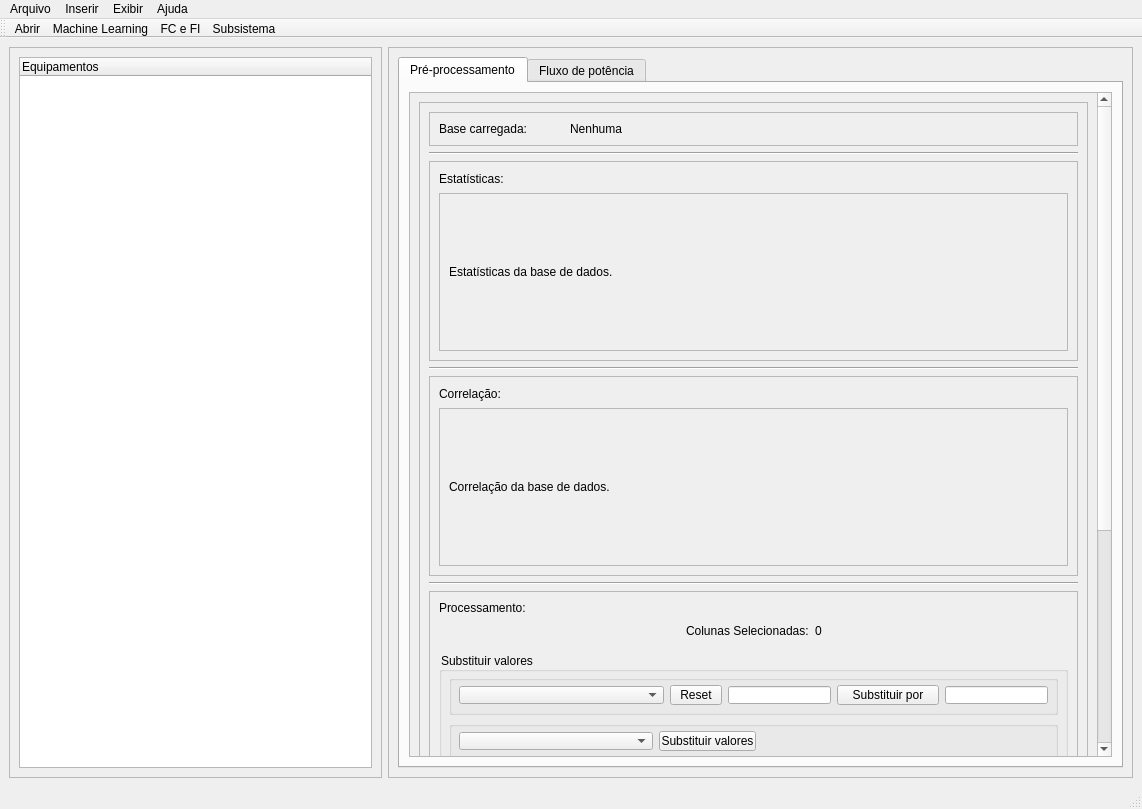
<?xml version="1.0" encoding="UTF-8"?>
<ui version="4.0">
 <class>MainWindow</class>
 <widget class="QMainWindow" name="MainWindow">
  <property name="geometry">
   <rect>
    <x>0</x>
    <y>0</y>
    <width>1142</width>
    <height>809</height>
   </rect>
  </property>
  <property name="windowTitle">
   <string>MainWindow</string>
  </property>
  <property name="styleSheet">
   <string notr="true">QWidget {  margin:0;padding:0;};
QMainWindow{margin:0;padding:0;}</string>
  </property>
  <widget class="QWidget" name="centralwidget">
   <property name="styleSheet">
    <string notr="true"/>
   </property>
   <layout class="QHBoxLayout" name="horizontalLayout" stretch="1,2">
    <item>
     <widget class="QScrollArea" name="scrollArea">
      <property name="maximumSize">
       <size>
        <width>16777215</width>
        <height>16777215</height>
       </size>
      </property>
      <property name="styleSheet">
       <string notr="true"/>
      </property>
      <property name="frameShape">
       <enum>QFrame::StyledPanel</enum>
      </property>
      <property name="frameShadow">
       <enum>QFrame::Sunken</enum>
      </property>
      <property name="sizeAdjustPolicy">
       <enum>QAbstractScrollArea::AdjustIgnored</enum>
      </property>
      <property name="widgetResizable">
       <bool>true</bool>
      </property>
      <widget class="QWidget" name="scrollAreaWidgetContents">
       <property name="geometry">
        <rect>
         <x>0</x>
         <y>0</y>
         <width>371</width>
         <height>719</height>
        </rect>
       </property>
       <layout class="QVBoxLayout" name="verticalLayout">
        <item>
         <widget class="QTreeWidget" name="eq_treewidget">
          <attribute name="headerVisible">
           <bool>true</bool>
          </attribute>
          <attribute name="headerCascadingSectionResizes">
           <bool>false</bool>
          </attribute>
          <column>
           <property name="text">
            <string notr="true">Equipamentos</string>
           </property>
          </column>
         </widget>
        </item>
       </layout>
      </widget>
     </widget>
    </item>
    <item>
     <widget class="QScrollArea" name="scrollArea_2">
      <property name="styleSheet">
       <string notr="true"/>
      </property>
      <property name="widgetResizable">
       <bool>true</bool>
      </property>
      <widget class="QWidget" name="scrollAreaWidgetContents_2">
       <property name="geometry">
        <rect>
         <x>0</x>
         <y>0</y>
         <width>743</width>
         <height>719</height>
        </rect>
       </property>
       <layout class="QGridLayout" name="gridLayout">
        <item row="0" column="1">
         <widget class="QTabWidget" name="tabWidget">
          <property name="styleSheet">
           <string notr="true"/>
          </property>
          <property name="currentIndex">
           <number>0</number>
          </property>
          <widget class="QWidget" name="tab">
           <attribute name="title">
            <string>Pré-processamento</string>
           </attribute>
           <layout class="QVBoxLayout" name="verticalLayout_2">
            <item>
             <widget class="QScrollArea" name="scrollArea_5">
              <property name="styleSheet">
               <string notr="true"/>
              </property>
              <property name="widgetResizable">
               <bool>true</bool>
              </property>
              <widget class="QWidget" name="scrollAreaWidgetContents_6">
               <property name="geometry">
                <rect>
                 <x>0</x>
                 <y>-350</y>
                 <width>682</width>
                 <height>1037</height>
                </rect>
               </property>
               <layout class="QVBoxLayout" name="verticalLayout_6">
                <item>
                 <widget class="QFrame" name="frame">
                  <property name="frameShape">
                   <enum>QFrame::StyledPanel</enum>
                  </property>
                  <property name="frameShadow">
                   <enum>QFrame::Raised</enum>
                  </property>
                  <layout class="QVBoxLayout" name="verticalLayout_3" stretch="0,0,10,0,10,0,0,0">
                   <item>
                    <widget class="QFrame" name="frame_2">
                     <property name="baseSize">
                      <size>
                       <width>0</width>
                       <height>0</height>
                      </size>
                     </property>
                     <property name="frameShape">
                      <enum>QFrame::StyledPanel</enum>
                     </property>
                     <property name="frameShadow">
                      <enum>QFrame::Raised</enum>
                     </property>
                     <layout class="QHBoxLayout" name="horizontalLayout_2" stretch="1,4">
                      <item>
                       <widget class="QLabel" name="label">
                        <property name="text">
                         <string>Base carregada:</string>
                        </property>
                       </widget>
                      </item>
                      <item>
                       <widget class="QLabel" name="name_base_label">
                        <property name="text">
                         <string>Nenhuma</string>
                        </property>
                       </widget>
                      </item>
                     </layout>
                    </widget>
                   </item>
                   <item>
                    <widget class="Line" name="line">
                     <property name="orientation">
                      <enum>Qt::Horizontal</enum>
                     </property>
                    </widget>
                   </item>
                   <item>
                    <widget class="QFrame" name="frame_6">
                     <property name="minimumSize">
                      <size>
                       <width>0</width>
                       <height>200</height>
                      </size>
                     </property>
                     <property name="frameShape">
                      <enum>QFrame::StyledPanel</enum>
                     </property>
                     <property name="frameShadow">
                      <enum>QFrame::Raised</enum>
                     </property>
                     <layout class="QVBoxLayout" name="verticalLayout_4" stretch="1,10">
                      <item>
                       <widget class="QLabel" name="label_3">
                        <property name="text">
                         <string>Estatísticas:</string>
                        </property>
                       </widget>
                      </item>
                      <item>
                       <widget class="QScrollArea" name="scrollArea_3">
                        <property name="sizePolicy">
                         <sizepolicy hsizetype="Expanding" vsizetype="Expanding">
                          <horstretch>0</horstretch>
                          <verstretch>0</verstretch>
                         </sizepolicy>
                        </property>
                        <property name="widgetResizable">
                         <bool>true</bool>
                        </property>
                        <widget class="QWidget" name="scrollAreaWidgetContents_3">
                         <property name="geometry">
                          <rect>
                           <x>0</x>
                           <y>0</y>
                           <width>622</width>
                           <height>156</height>
                          </rect>
                         </property>
                         <layout class="QVBoxLayout" name="verticalLayout_9">
                          <item>
                           <widget class="QLabel" name="est_label">
                            <property name="text">
                             <string>Estatísticas da base de dados.</string>
                            </property>
                           </widget>
                          </item>
                         </layout>
                        </widget>
                       </widget>
                      </item>
                     </layout>
                    </widget>
                   </item>
                   <item>
                    <widget class="Line" name="line_2">
                     <property name="orientation">
                      <enum>Qt::Horizontal</enum>
                     </property>
                    </widget>
                   </item>
                   <item>
                    <widget class="QFrame" name="frame_5">
                     <property name="minimumSize">
                      <size>
                       <width>0</width>
                       <height>200</height>
                      </size>
                     </property>
                     <property name="frameShape">
                      <enum>QFrame::StyledPanel</enum>
                     </property>
                     <property name="frameShadow">
                      <enum>QFrame::Raised</enum>
                     </property>
                     <layout class="QVBoxLayout" name="verticalLayout_5" stretch="1,10">
                      <item>
                       <widget class="QLabel" name="label_4">
                        <property name="text">
                         <string>Correlação:</string>
                        </property>
                       </widget>
                      </item>
                      <item>
                       <widget class="QScrollArea" name="scrollArea_4">
                        <property name="sizePolicy">
                         <sizepolicy hsizetype="Expanding" vsizetype="Expanding">
                          <horstretch>0</horstretch>
                          <verstretch>0</verstretch>
                         </sizepolicy>
                        </property>
                        <property name="widgetResizable">
                         <bool>true</bool>
                        </property>
                        <widget class="QWidget" name="scrollAreaWidgetContents_4">
                         <property name="geometry">
                          <rect>
                           <x>0</x>
                           <y>0</y>
                           <width>622</width>
                           <height>156</height>
                          </rect>
                         </property>
                         <layout class="QVBoxLayout" name="verticalLayout_10">
                          <item>
                           <widget class="QLabel" name="corr_label">
                            <property name="text">
                             <string>Correlação da base de dados.</string>
                            </property>
                           </widget>
                          </item>
                         </layout>
                        </widget>
                       </widget>
                      </item>
                     </layout>
                    </widget>
                   </item>
                   <item>
                    <widget class="Line" name="line_3">
                     <property name="orientation">
                      <enum>Qt::Horizontal</enum>
                     </property>
                    </widget>
                   </item>
                   <item>
                    <widget class="QFrame" name="frame_3">
                     <property name="frameShape">
                      <enum>QFrame::StyledPanel</enum>
                     </property>
                     <property name="frameShadow">
                      <enum>QFrame::Raised</enum>
                     </property>
                     <layout class="QVBoxLayout" name="verticalLayout_8">
                      <property name="spacing">
                       <number>6</number>
                      </property>
                      <item>
                       <widget class="QLabel" name="label_5">
                        <property name="text">
                         <string>Processamento:</string>
                        </property>
                       </widget>
                      </item>
                      <item>
                       <layout class="QHBoxLayout" name="horizontalLayout_9">
                        <item>
                         <spacer name="horizontalSpacer_12">
                          <property name="orientation">
                           <enum>Qt::Horizontal</enum>
                          </property>
                          <property name="sizeHint" stdset="0">
                           <size>
                            <width>40</width>
                            <height>20</height>
                           </size>
                          </property>
                         </spacer>
                        </item>
                        <item>
                         <widget class="QLabel" name="label_2">
                          <property name="text">
                           <string>Colunas Selecionadas:</string>
                          </property>
                         </widget>
                        </item>
                        <item>
                         <widget class="QLabel" name="col_label">
                          <property name="text">
                           <string>0</string>
                          </property>
                         </widget>
                        </item>
                        <item>
                         <spacer name="horizontalSpacer_13">
                          <property name="orientation">
                           <enum>Qt::Horizontal</enum>
                          </property>
                          <property name="sizeHint" stdset="0">
                           <size>
                            <width>40</width>
                            <height>20</height>
                           </size>
                          </property>
                         </spacer>
                        </item>
                       </layout>
                      </item>
                      <item>
                       <spacer name="verticalSpacer_2">
                        <property name="orientation">
                         <enum>Qt::Vertical</enum>
                        </property>
                        <property name="sizeType">
                         <enum>QSizePolicy::Fixed</enum>
                        </property>
                        <property name="sizeHint" stdset="0">
                         <size>
                          <width>20</width>
                          <height>5</height>
                         </size>
                        </property>
                       </spacer>
                      </item>
                      <item>
                       <widget class="QGroupBox" name="groupBox_6">
                        <property name="title">
                         <string>Substituir valores</string>
                        </property>
                        <layout class="QVBoxLayout" name="verticalLayout_7" stretch="1,0,0">
                         <property name="topMargin">
                          <number>22</number>
                         </property>
                         <item>
                          <spacer name="verticalSpacer_3">
                           <property name="orientation">
                            <enum>Qt::Vertical</enum>
                           </property>
                           <property name="sizeHint" stdset="0">
                            <size>
                             <width>20</width>
                             <height>40</height>
                            </size>
                           </property>
                          </spacer>
                         </item>
                         <item>
                          <widget class="QGroupBox" name="groupBox">
                           <property name="title">
                            <string/>
                           </property>
                           <layout class="QHBoxLayout" name="horizontalLayout_5" stretch="4,1,2,2,2">
                            <item>
                             <widget class="CheckableComboBox" name="sub_combobox"/>
                            </item>
                            <item>
                             <widget class="QPushButton" name="reset1">
                              <property name="minimumSize">
                               <size>
                                <width>0</width>
                                <height>20</height>
                               </size>
                              </property>
                              <property name="text">
                               <string>Reset</string>
                              </property>
                             </widget>
                            </item>
                            <item>
                             <widget class="QLineEdit" name="sub_lineEdit1"/>
                            </item>
                            <item>
                             <widget class="QPushButton" name="sub_button">
                              <property name="minimumSize">
                               <size>
                                <width>95</width>
                                <height>20</height>
                               </size>
                              </property>
                              <property name="baseSize">
                               <size>
                                <width>0</width>
                                <height>0</height>
                               </size>
                              </property>
                              <property name="text">
                               <string>Substituir por</string>
                              </property>
                             </widget>
                            </item>
                            <item>
                             <widget class="QLineEdit" name="sub_lineEdit2"/>
                            </item>
                           </layout>
                          </widget>
                         </item>
                         <item>
                          <widget class="QGroupBox" name="groupBox_4">
                           <property name="title">
                            <string/>
                           </property>
                           <layout class="QHBoxLayout" name="horizontalLayout_11" stretch="2,1,3">
                            <item>
                             <widget class="QComboBox" name="replace_combobox"/>
                            </item>
                            <item>
                             <widget class="QPushButton" name="replace_button">
                              <property name="minimumSize">
                               <size>
                                <width>95</width>
                                <height>20</height>
                               </size>
                              </property>
                              <property name="baseSize">
                               <size>
                                <width>0</width>
                                <height>0</height>
                               </size>
                              </property>
                              <property name="text">
                               <string>Substituir valores</string>
                              </property>
                             </widget>
                            </item>
                            <item>
                             <spacer name="horizontalSpacer_4">
                              <property name="orientation">
                               <enum>Qt::Horizontal</enum>
                              </property>
                              <property name="sizeHint" stdset="0">
                               <size>
                                <width>40</width>
                                <height>20</height>
                               </size>
                              </property>
                             </spacer>
                            </item>
                           </layout>
                          </widget>
                         </item>
                        </layout>
                       </widget>
                      </item>
                      <item>
                       <widget class="QGroupBox" name="groupBox_7">
                        <property name="title">
                         <string>Manipular colunas / linhas</string>
                        </property>
                        <layout class="QVBoxLayout" name="verticalLayout_11" stretch="2,0,0,0,0,0">
                         <property name="topMargin">
                          <number>11</number>
                         </property>
                         <item>
                          <spacer name="verticalSpacer_4">
                           <property name="orientation">
                            <enum>Qt::Vertical</enum>
                           </property>
                           <property name="sizeHint" stdset="0">
                            <size>
                             <width>20</width>
                             <height>40</height>
                            </size>
                           </property>
                          </spacer>
                         </item>
                         <item>
                          <spacer name="verticalSpacer_6">
                           <property name="orientation">
                            <enum>Qt::Vertical</enum>
                           </property>
                           <property name="sizeHint" stdset="0">
                            <size>
                             <width>20</width>
                             <height>40</height>
                            </size>
                           </property>
                          </spacer>
                         </item>
                         <item>
                          <spacer name="verticalSpacer_5">
                           <property name="orientation">
                            <enum>Qt::Vertical</enum>
                           </property>
                           <property name="sizeHint" stdset="0">
                            <size>
                             <width>20</width>
                             <height>40</height>
                            </size>
                           </property>
                          </spacer>
                         </item>
                         <item>
                          <widget class="QGroupBox" name="groupBox_2">
                           <property name="title">
                            <string/>
                           </property>
                           <layout class="QHBoxLayout" name="horizontalLayout_6" stretch="4,1,2,2,2">
                            <item>
                             <widget class="CheckableComboBox" name="remove_combobox"/>
                            </item>
                            <item>
                             <widget class="QPushButton" name="reset2">
                              <property name="minimumSize">
                               <size>
                                <width>0</width>
                                <height>20</height>
                               </size>
                              </property>
                              <property name="text">
                               <string>Reset</string>
                              </property>
                             </widget>
                            </item>
                            <item>
                             <widget class="QPushButton" name="remove_button">
                              <property name="minimumSize">
                               <size>
                                <width>0</width>
                                <height>20</height>
                               </size>
                              </property>
                              <property name="baseSize">
                               <size>
                                <width>0</width>
                                <height>0</height>
                               </size>
                              </property>
                              <property name="text">
                               <string>Eliminar </string>
                              </property>
                             </widget>
                            </item>
                            <item>
                             <widget class="QPushButton" name="manter_button">
                              <property name="minimumSize">
                               <size>
                                <width>0</width>
                                <height>20</height>
                               </size>
                              </property>
                              <property name="text">
                               <string>Manter</string>
                              </property>
                             </widget>
                            </item>
                            <item>
                             <spacer name="horizontalSpacer">
                              <property name="orientation">
                               <enum>Qt::Horizontal</enum>
                              </property>
                              <property name="sizeHint" stdset="0">
                               <size>
                                <width>40</width>
                                <height>20</height>
                               </size>
                              </property>
                             </spacer>
                            </item>
                           </layout>
                          </widget>
                         </item>
                         <item>
                          <widget class="QGroupBox" name="groupBox_3">
                           <property name="title">
                            <string/>
                           </property>
                           <layout class="QHBoxLayout" name="horizontalLayout_10">
                            <item>
                             <widget class="QLabel" name="label_6">
                              <property name="text">
                               <string>Limiar de valores ausentes(%):</string>
                              </property>
                             </widget>
                            </item>
                            <item>
                             <widget class="QDoubleSpinBox" name="limiar_spin"/>
                            </item>
                            <item>
                             <widget class="QPushButton" name="limiar_button">
                              <property name="minimumSize">
                               <size>
                                <width>95</width>
                                <height>20</height>
                               </size>
                              </property>
                              <property name="baseSize">
                               <size>
                                <width>0</width>
                                <height>0</height>
                               </size>
                              </property>
                              <property name="text">
                               <string>Eliminar colunas</string>
                              </property>
                             </widget>
                            </item>
                            <item>
                             <spacer name="horizontalSpacer_2">
                              <property name="orientation">
                               <enum>Qt::Horizontal</enum>
                              </property>
                              <property name="sizeHint" stdset="0">
                               <size>
                                <width>40</width>
                                <height>20</height>
                               </size>
                              </property>
                             </spacer>
                            </item>
                           </layout>
                          </widget>
                         </item>
                         <item>
                          <widget class="QGroupBox" name="groupBox_12">
                           <property name="title">
                            <string/>
                           </property>
                           <layout class="QHBoxLayout" name="horizontalLayout_15" stretch="3,1,0,1,3">
                            <item>
                             <widget class="QPushButton" name="limiar_linhas_button">
                              <property name="minimumSize">
                               <size>
                                <width>0</width>
                                <height>20</height>
                               </size>
                              </property>
                              <property name="text">
                               <string>Eliminar linhas(%)</string>
                              </property>
                             </widget>
                            </item>
                            <item>
                             <widget class="QDoubleSpinBox" name="limiar_linhas_spin"/>
                            </item>
                            <item>
                             <widget class="QComboBox" name="elim_comboBox">
                              <item>
                               <property name="text">
                                <string>=</string>
                               </property>
                              </item>
                              <item>
                               <property name="text">
                                <string>&gt;</string>
                               </property>
                              </item>
                              <item>
                               <property name="text">
                                <string>&lt;</string>
                               </property>
                              </item>
                             </widget>
                            </item>
                            <item>
                             <widget class="QDoubleSpinBox" name="val_linhas_spin">
                              <property name="minimum">
                               <double>-100000000000.000000000000000</double>
                              </property>
                              <property name="maximum">
                               <double>100000000000.000000000000000</double>
                              </property>
                             </widget>
                            </item>
                            <item>
                             <spacer name="horizontalSpacer_7">
                              <property name="orientation">
                               <enum>Qt::Horizontal</enum>
                              </property>
                              <property name="sizeHint" stdset="0">
                               <size>
                                <width>40</width>
                                <height>20</height>
                               </size>
                              </property>
                             </spacer>
                            </item>
                           </layout>
                          </widget>
                         </item>
                        </layout>
                       </widget>
                      </item>
                      <item>
                       <widget class="QGroupBox" name="groupBox_5">
                        <property name="title">
                         <string>Geral</string>
                        </property>
                        <layout class="QHBoxLayout" name="horizontalLayout_12" stretch="3,2,2,2,0,3">
                         <property name="topMargin">
                          <number>22</number>
                         </property>
                         <item>
                          <spacer name="horizontalSpacer_5">
                           <property name="orientation">
                            <enum>Qt::Horizontal</enum>
                           </property>
                           <property name="sizeHint" stdset="0">
                            <size>
                             <width>40</width>
                             <height>20</height>
                            </size>
                           </property>
                          </spacer>
                         </item>
                         <item>
                          <widget class="QPushButton" name="reset_button">
                           <property name="minimumSize">
                            <size>
                             <width>120</width>
                             <height>20</height>
                            </size>
                           </property>
                           <property name="baseSize">
                            <size>
                             <width>0</width>
                             <height>0</height>
                            </size>
                           </property>
                           <property name="text">
                            <string>Base original</string>
                           </property>
                          </widget>
                         </item>
                         <item>
                          <widget class="QPushButton" name="tags_button">
                           <property name="minimumSize">
                            <size>
                             <width>120</width>
                             <height>20</height>
                            </size>
                           </property>
                           <property name="maximumSize">
                            <size>
                             <width>120</width>
                             <height>16777215</height>
                            </size>
                           </property>
                           <property name="text">
                            <string>Carregar unidades</string>
                           </property>
                          </widget>
                         </item>
                         <item>
                          <widget class="QPushButton" name="df_show_button">
                           <property name="minimumSize">
                            <size>
                             <width>120</width>
                             <height>20</height>
                            </size>
                           </property>
                           <property name="baseSize">
                            <size>
                             <width>0</width>
                             <height>0</height>
                            </size>
                           </property>
                           <property name="text">
                            <string>Visualizar Dataframe</string>
                           </property>
                          </widget>
                         </item>
                         <item>
                          <widget class="QPushButton" name="sb_button">
                           <property name="minimumSize">
                            <size>
                             <width>120</width>
                             <height>20</height>
                            </size>
                           </property>
                           <property name="text">
                            <string>Subsistemas</string>
                           </property>
                          </widget>
                         </item>
                         <item>
                          <spacer name="horizontalSpacer_3">
                           <property name="orientation">
                            <enum>Qt::Horizontal</enum>
                           </property>
                           <property name="sizeHint" stdset="0">
                            <size>
                             <width>40</width>
                             <height>20</height>
                            </size>
                           </property>
                          </spacer>
                         </item>
                        </layout>
                       </widget>
                      </item>
                      <item>
                       <spacer name="verticalSpacer">
                        <property name="orientation">
                         <enum>Qt::Vertical</enum>
                        </property>
                        <property name="sizeType">
                         <enum>QSizePolicy::Fixed</enum>
                        </property>
                        <property name="sizeHint" stdset="0">
                         <size>
                          <width>20</width>
                          <height>30</height>
                         </size>
                        </property>
                       </spacer>
                      </item>
                      <item>
                       <layout class="QHBoxLayout" name="horizontalLayout_7"/>
                      </item>
                     </layout>
                    </widget>
                   </item>
                   <item>
                    <widget class="Line" name="line_4">
                     <property name="orientation">
                      <enum>Qt::Horizontal</enum>
                     </property>
                    </widget>
                   </item>
                  </layout>
                 </widget>
                </item>
                <item>
                 <layout class="QHBoxLayout" name="horizontalLayout_8" stretch="2,1,2">
                  <item>
                   <spacer name="horizontalSpacer_11">
                    <property name="orientation">
                     <enum>Qt::Horizontal</enum>
                    </property>
                    <property name="sizeHint" stdset="0">
                     <size>
                      <width>40</width>
                      <height>20</height>
                     </size>
                    </property>
                   </spacer>
                  </item>
                  <item>
                   <widget class="QPushButton" name="run_dash_button">
                    <property name="minimumSize">
                     <size>
                      <width>0</width>
                      <height>20</height>
                     </size>
                    </property>
                    <property name="text">
                     <string>Exibir Análise</string>
                    </property>
                   </widget>
                  </item>
                  <item>
                   <spacer name="horizontalSpacer_10">
                    <property name="orientation">
                     <enum>Qt::Horizontal</enum>
                    </property>
                    <property name="sizeHint" stdset="0">
                     <size>
                      <width>40</width>
                      <height>20</height>
                     </size>
                    </property>
                   </spacer>
                  </item>
                 </layout>
                </item>
               </layout>
              </widget>
             </widget>
            </item>
           </layout>
          </widget>
          <widget class="QWidget" name="tab_2">
           <attribute name="title">
            <string>Fluxo de potência</string>
           </attribute>
           <layout class="QGridLayout" name="gridLayout_3">
            <item row="0" column="0">
             <widget class="QTreeWidget" name="treeWidget">
              <property name="sizePolicy">
               <sizepolicy hsizetype="Expanding" vsizetype="Expanding">
                <horstretch>0</horstretch>
                <verstretch>0</verstretch>
               </sizepolicy>
              </property>
              <column>
               <property name="text">
                <string>Equipamentos de rede</string>
               </property>
              </column>
             </widget>
            </item>
            <item row="0" column="1">
             <widget class="QScrollArea" name="scrollArea_6">
              <property name="widgetResizable">
               <bool>true</bool>
              </property>
              <widget class="QWidget" name="scrollAreaWidgetContents_5">
               <property name="geometry">
                <rect>
                 <x>0</x>
                 <y>0</y>
                 <width>345</width>
                 <height>655</height>
                </rect>
               </property>
               <layout class="QGridLayout" name="gridLayout_4">
                <item row="0" column="0">
                 <widget class="QFrame" name="frame_7">
                  <property name="sizePolicy">
                   <sizepolicy hsizetype="Preferred" vsizetype="Preferred">
                    <horstretch>10</horstretch>
                    <verstretch>0</verstretch>
                   </sizepolicy>
                  </property>
                  <property name="frameShape">
                   <enum>QFrame::StyledPanel</enum>
                  </property>
                  <property name="frameShadow">
                   <enum>QFrame::Raised</enum>
                  </property>
                  <layout class="QVBoxLayout" name="verticalLayout_14">
                   <item>
                    <widget class="QGroupBox" name="groupBox_8">
                     <property name="title">
                      <string/>
                     </property>
                     <layout class="QHBoxLayout" name="horizontalLayout_16">
                      <item>
                       <widget class="QLabel" name="label_7">
                        <property name="text">
                         <string>Nome do fluxo:</string>
                        </property>
                       </widget>
                      </item>
                      <item>
                       <widget class="QLineEdit" name="fp_nome_flu_lineEdit"/>
                      </item>
                      <item>
                       <widget class="QPushButton" name="fp_abrir_flu_PB">
                        <property name="sizePolicy">
                         <sizepolicy hsizetype="Expanding" vsizetype="Fixed">
                          <horstretch>0</horstretch>
                          <verstretch>0</verstretch>
                         </sizepolicy>
                        </property>
                        <property name="minimumSize">
                         <size>
                          <width>0</width>
                          <height>20</height>
                         </size>
                        </property>
                        <property name="text">
                         <string>Abrir Fluxo</string>
                        </property>
                       </widget>
                      </item>
                     </layout>
                    </widget>
                   </item>
                   <item>
                    <widget class="QGroupBox" name="groupBox_9">
                     <property name="title">
                      <string/>
                     </property>
                     <layout class="QHBoxLayout" name="horizontalLayout_3">
                      <item>
                       <widget class="QPushButton" name="fp_tipo_eq_PB">
                        <property name="minimumSize">
                         <size>
                          <width>0</width>
                          <height>20</height>
                         </size>
                        </property>
                        <property name="text">
                         <string>Tipo de equipamento</string>
                        </property>
                       </widget>
                      </item>
                      <item>
                       <widget class="QPushButton" name="fp_cad_eq_PB">
                        <property name="sizePolicy">
                         <sizepolicy hsizetype="Minimum" vsizetype="Fixed">
                          <horstretch>0</horstretch>
                          <verstretch>0</verstretch>
                         </sizepolicy>
                        </property>
                        <property name="minimumSize">
                         <size>
                          <width>0</width>
                          <height>20</height>
                         </size>
                        </property>
                        <property name="text">
                         <string>Cadastrar</string>
                        </property>
                       </widget>
                      </item>
                     </layout>
                    </widget>
                   </item>
                   <item>
                    <widget class="QGroupBox" name="groupBox_10">
                     <property name="title">
                      <string/>
                     </property>
                     <layout class="QHBoxLayout" name="horizontalLayout_4">
                      <item>
                       <widget class="QLabel" name="label_8">
                        <property name="text">
                         <string>Nome do fluxo</string>
                        </property>
                        <property name="alignment">
                         <set>Qt::AlignCenter</set>
                        </property>
                       </widget>
                      </item>
                     </layout>
                    </widget>
                   </item>
                  </layout>
                 </widget>
                </item>
                <item row="1" column="0">
                 <widget class="QGroupBox" name="groupBox_11">
                  <property name="title">
                   <string/>
                  </property>
                 </widget>
                </item>
               </layout>
              </widget>
             </widget>
            </item>
           </layout>
          </widget>
         </widget>
        </item>
       </layout>
      </widget>
     </widget>
    </item>
   </layout>
  </widget>
  <widget class="QMenuBar" name="menubar">
   <property name="geometry">
    <rect>
     <x>0</x>
     <y>0</y>
     <width>1142</width>
     <height>21</height>
    </rect>
   </property>
   <widget class="QMenu" name="menuArquivo">
    <property name="title">
     <string>Arquivo</string>
    </property>
    <addaction name="actionAbrir"/>
   </widget>
   <widget class="QMenu" name="menuInserir">
    <property name="title">
     <string>Inserir</string>
    </property>
   </widget>
   <widget class="QMenu" name="menuExibir">
    <property name="title">
     <string>Exibir</string>
    </property>
   </widget>
   <widget class="QMenu" name="menuAjuda">
    <property name="title">
     <string>Ajuda</string>
    </property>
   </widget>
   <addaction name="menuArquivo"/>
   <addaction name="menuInserir"/>
   <addaction name="menuExibir"/>
   <addaction name="menuAjuda"/>
  </widget>
  <widget class="QStatusBar" name="statusbar"/>
  <widget class="QToolBar" name="toolBar">
   <property name="windowTitle">
    <string>toolBar</string>
   </property>
   <attribute name="toolBarArea">
    <enum>TopToolBarArea</enum>
   </attribute>
   <attribute name="toolBarBreak">
    <bool>false</bool>
   </attribute>
   <addaction name="actionAbrir"/>
   <addaction name="actionML"/>
   <addaction name="actionFC_e_FI"/>
   <addaction name="actionSubsistema"/>
  </widget>
  <action name="actionAbrir">
   <property name="icon">
    <iconset resource="imgs/imgs.qrc">
     <normaloff>:/icons/db_icon.png</normaloff>:/icons/db_icon.png</iconset>
   </property>
   <property name="text">
    <string>Abrir</string>
   </property>
  </action>
  <action name="actionAnalisar_Dados">
   <property name="icon">
    <iconset resource="imgs/imgs.qrc">
     <normaloff>:/icons/db_icon.png</normaloff>:/icons/db_icon.png</iconset>
   </property>
   <property name="text">
    <string>Analisar Dados Históricos</string>
   </property>
  </action>
  <action name="actionML">
   <property name="icon">
    <iconset resource="imgs/imgs.qrc">
     <normaloff>:/icons/ml_icon.png</normaloff>:/icons/ml_icon.png</iconset>
   </property>
   <property name="text">
    <string>Machine Learning</string>
   </property>
   <property name="toolTip">
    <string>Novo equipamento</string>
   </property>
  </action>
  <action name="actionFC_e_FI">
   <property name="text">
    <string>FC e FI</string>
   </property>
   <property name="toolTip">
    <string>Calcular FC e FI dos equipamentos</string>
   </property>
  </action>
  <action name="actionSubsistema">
   <property name="text">
    <string>Subsistema</string>
   </property>
  </action>
 </widget>
 <customwidgets>
  <customwidget>
   <class>CheckableComboBox</class>
   <extends>QComboBox</extends>
   <header>multiSelCombo2</header>
  </customwidget>
 </customwidgets>
 <resources>
  <include location="imgs/imgs.qrc"/>
 </resources>
 <connections/>
</ui>
